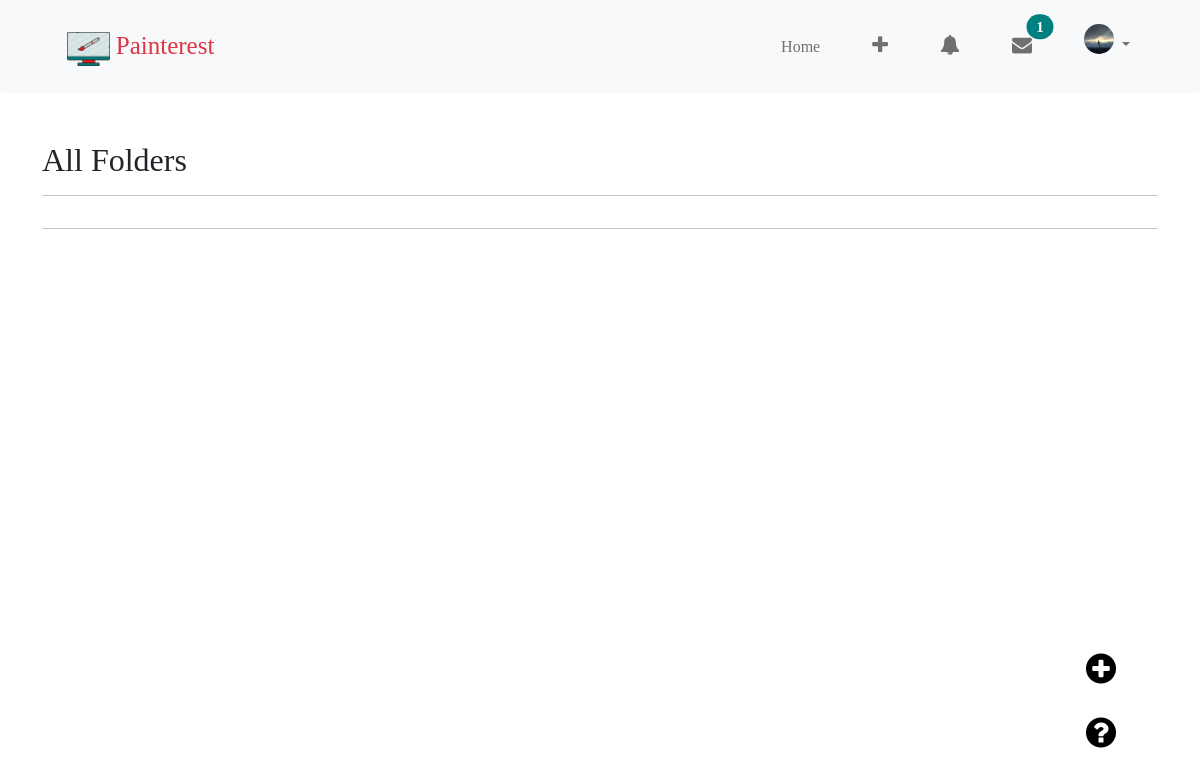
Before: /view_folders/ (signed in) with the older database file.
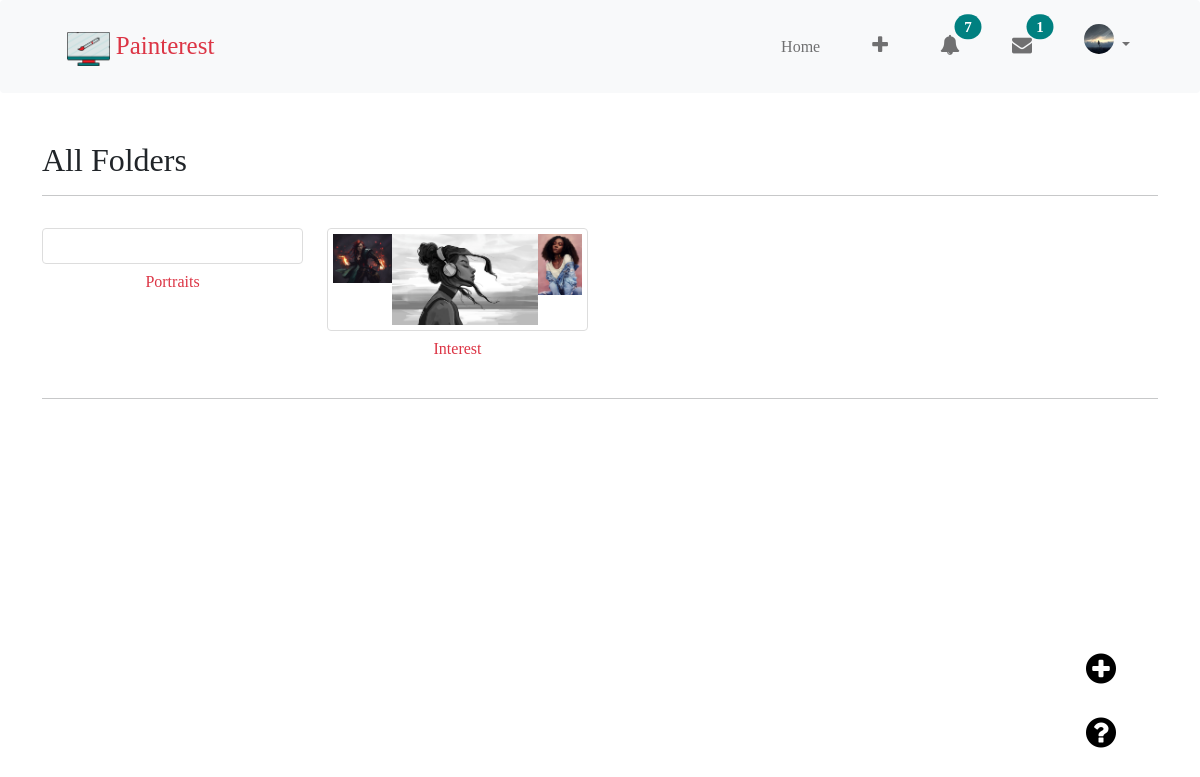
After: the same page with the newer database file.
### main/models.py (models this page shows, shortened)
class Folder(models.Model):
    name = models.CharField(max_length=50, blank=False, unique=True)
    user = models.ForeignKey(settings.AUTH_USER_MODEL,
                             related_name='folder_owner', on_delete=models.CASCADE)
    saved_painting = models.ManyToManyField(
        Paintings, through="FolderMember", blank=True)
    date_created = models.DateTimeField(auto_now_add=True)
    class Meta:
        ordering = ('-date_created',)

class Paintings(models.Model):
    adder = models.ForeignKey(settings.AUTH_USER_MODEL,
                              on_delete=models.CASCADE, related_name='painter')
    painting = models.ImageField(upload_to='paintings', blank=True)
    title = models.CharField(max_length=50, blank=False)
    slug = models.SlugField(max_length=50)
    artist_name = models.CharField(max_length=50, blank=True)
    date_painted = models.DateTimeField(auto_now_add=True, db_index=True)
    tags = TaggableManager()
    class Meta:
        verbose_name_plural = 'Paintings'
        ordering = ('-date_painted',)

### main/views.py (the view)
# urls.py: path('view_folders/', views.view_folders, name='view_folders'),
@login_required
def view_folders(request):
    all_folders = Folder.objects.filter(user=request.user)
    context = {
        'all_folders': all_folders,
    }
    return render(request, 'main/view_folders.html', context)

### main/context_processors.py (called while the page is built)
def notify_user(request):
    if request.user.is_authenticated:
        return {
            'unread_count': Message.objects.filter(recepient=request.user, read=False).count(),
            'notify': len(Action.objects.filter(action_for=request.user, read=False))
        }
    return {
        'unread_count': 0,
        'notify': 0
    }

### users/templatetags/users_tags.py (called while the page is built)
@register.filter
def slice_it(d):
    return d[:3]

@register.filter
def sort_it(queryset):
    return queryset.order_by('foldermember')

### main/templates/main/view_folders.html (shortened to what this page needs)
{% extends 'main/base.html' %}
{% load crispy_forms_tags %}
{% load users_tags %}
{% block content %}
<h2 class="all_folders_col" data-aos="fade-right" data-aos-delay="200" data-aos-duration="1000">All Folders</h2>
<hr>
<div class="row" >
    {% for folder in all_folders %}
        <div class="col-md-4 col-sm-6 mt-3 col-lg-4 col-xl-3 mb-3" data-aos="fade-left" data-aos-delay="200" data-aos-duration="1000">
            <a href="{% url 'folder_content' folder.id %}" class="open_folder">
                <div class="folder">
                    {% if folder.saved_painting.all.count > 2 %}
                        {% for paint in folder.saved_painting.all|sort_it|slice_it %}
                            <div>
                                <img src="{{ paint.painting.url }}" alt="" class="img-fluid">
                            </div>
                        {% endfor %}
                    {% else %}
                        {% for paint in folder.saved_painting.all|sort_it %}
                            <div>
                                <img src="{{ paint.painting.url }}" alt="" class="img-fluid">
                            </div>
                        {% endfor %}
                    {% endif %}
                </div>
                <h6 class="text-center my-2 text-danger">{{ folder.name }}</h6>
            </a>
        </div>
    {% endfor %}
</div>
<hr>
{% endblock %}

### main/templates/main/base.html (shortened to what the changed rows need)
{% load static %}
<!DOCTYPE html>
<html lang="en">
<head>
    <link rel="stylesheet" href="{% static 'main/css/aos.css' %}">
    <link rel="stylesheet" href="{% static 'main/css/bootstrap.css' %}">
    <link rel="stylesheet" href="{% static 'main/css/style.css' %}">
    <link rel="stylesheet" href="{% static 'main/css/responsive.css' %}">
    <link rel="stylesheet" href="{% static 'main/fonts/fontawesome/css/font-awesome.min.css' %}">
</head>
<body>
    <nav class="navbar navbar-expand-lg navbar-light bg-light rounded" data-aos="fade-down" data-aos-delay="200" data-aos-duration="1000">
        <div class="container">
            <div class="collapse navbar-collapse align-items-center justify-content-end" id="navBar">
                <ul class="navbar-nav d-flex">
                    {% if not user.is_authenticated %}
                        <li class="nav-item">
                            <a class="nav-link" href="{% url 'register' %}" tabindex="-1" aria-disabled="true">Sign Up</a>
                        </li>
                        <li class="nav-item">
                            <a class="nav-link" href="{% url 'login' %}" tabindex="-1" aria-disabled="true">Login</a>
                        </li>
                    {% else %}
                        <li class="nav-item">
                            <a class="nav-link" href="{% url 'add_paint' %}">
                                <i class="fa fa-plus"></i>
                            </a>
                        </li>
                        <li class="nav-item">
                            <a class="nav-link position-relative" href="{% url 'notifications' %}" tabindex="-1" aria-disabled="true">
                                <i class="fa fa-bell">
                                    {% if notify %}
                                        <span class="position-absolute top-0 start-100 translate-middle badge rounded-pill bg-danger">
                                            {{ notify }}
                                        </span>
                                    {% endif %}
                                </i>
                            </a>
                        </li>
                        <li class="nav-item">
                            <a class="nav-link position-relative" href="{% url 'view_messages' %}" tabindex="-1" aria-disabled="true">
                                {% if unread_count %}
                                    <i class="fa fa-envelope">
                                        <span class="position-absolute top-0 start-100 translate-middle badge rounded-pill bg-danger">
                                            {{ unread_count }}
                                        </span>
                                    </i>
                                {% else %}
                                    <i class="fa fa-envelope-open"></i>
                                {% endif %}
                            </a>
                        </li>
                        <li class="nav-item dropdown">
                            <a class="nav-link dropdown-toggle" href="#" id="dropdown09" data-bs-toggle="dropdown"
                                data-toggle="dropdown" aria-haspopup="true" aria-expanded="false">
                                {% if user.profile.image.name == '90a70ab564f045a48488cd440f3b56e4-dp.jpg' %}
                                    <div class="profile_badge">{{ user.username.0 }}</div>
                                {% else %}
                                    <img class="rounded-circle badge-account-img" src="{{ user.profile.image.url }}">
                                {% endif %}
                            </a>
                        </li>
                    {% endif %}
                </ul>
            </div>
        </div>
    </nav>
    <div class="container mt-5">
        {% block content %} {% endblock %}
    </div>
</body>
</html>

Changed rows visible on the page:
added Folder: name "Portraits"
added Folder: name "Interest"
now on this page (row unchanged): Paintings: painting (picture)
now on this page (row unchanged): Paintings: painting (picture)
now on this page (row unchanged): Paintings: painting (picture)
Other visible differences:
{{ notify }}: (not shown) → "7"
